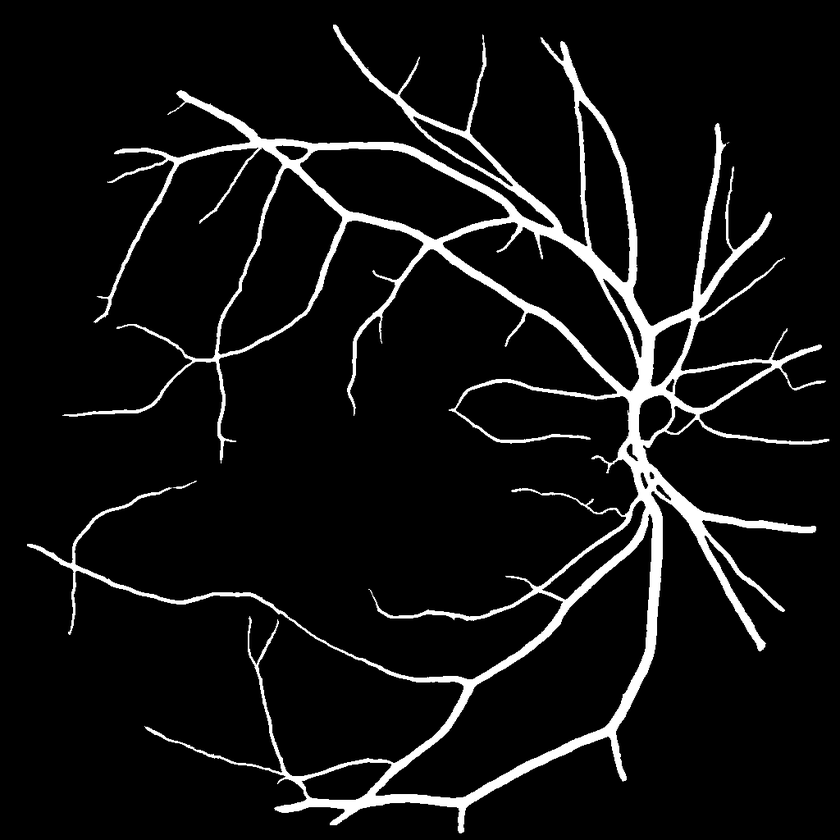
#> input picture molong-resource/true_3044_e03e0573e1ea98fe3f48.png, 840 x 840 px, shrunk from 1024 x 1024 before the run, found by its file name
$ jupyter execute --allow-errors '角点检测.ipynb'
#> lines starting #> are read from the running program, lines starting #| are printed output that depends on the picture
[cell 1]
import numpy as np
import cv2 as cv
from matplotlib import pyplot as plt

# 1.读取图像
# 1. 读取图像
image_path = '/home/pxl/myProject/血管分割/RawData/FIVES-rawData/train/Original/51_A.png'  # 确保路径正确
image = cv.imread(image_path)

# 检查图像是否加载成功
#> (the rest of this cell did not finish here and is left out)

[cell 2]
# 读取第二张图像
image_path2 = '/home/pxl/myProject/血管分割/molong-深度插值/molong-resource/true_3044_e03e0573e1ea98fe3f48.png'  # 确保路径正确
image2 = cv.imread(image_path2)
#> image2 is the input picture: shape (840, 840, 3); min 0, max 255, mean 18

# 检查图像是否加载成功
if image2 is None:
    raise ValueError(f"图像未能加载成功，请检查路径是否正确: {image_path2}")

# 转换为灰度图像
gray_image2 = cv.cvtColor(image2, cv.COLOR_BGR2GRAY)

# Fast角点检测
fast_type = cv.FAST_FEATURE_DETECTOR_TYPE_9_16  # 选择邻域类型

fast2 = cv.FastFeatureDetector_create(threshold=200,type=fast_type)
kp2 = fast2.detect(image2, None)
#> kp2 = 161 keypoints; strongest (x, y, size): (450, 410, 7), (27, 545, 7), (483, 36, 7), (115, 152, 7)
img4 = cv.drawKeypoints(image2, kp2, None, color=(0, 0, 255))

# 输出默认参数
print("Threshold：{}".format(fast2.getThreshold()))
print("nonmaxSuppression：{}".format(fast2.getNonmaxSuppression()))
print("neighborhood：{}".format(fast2.getType()))
print("Total Keypoints with nonmaxSuppression：{}".format(len(kp2)))
#| Total Keypoints with nonmaxSuppression：161

# 关闭非极大值抑制
fast2.setNonmaxSuppression(0)
kp2 = fast2.detect(image2, None)
#> kp2 = 486 keypoints; strongest (x, y, size): (333, 25, 7), (334, 25, 7), (335, 25, 7), (333, 26, 7)
print("Total Keypoints without nonmaxSuppression：{}".format(len(kp2)))
#| Total Keypoints without nonmaxSuppression：486
img5 = cv.drawKeypoints(image2, kp2, None, color=(0, 0, 255))
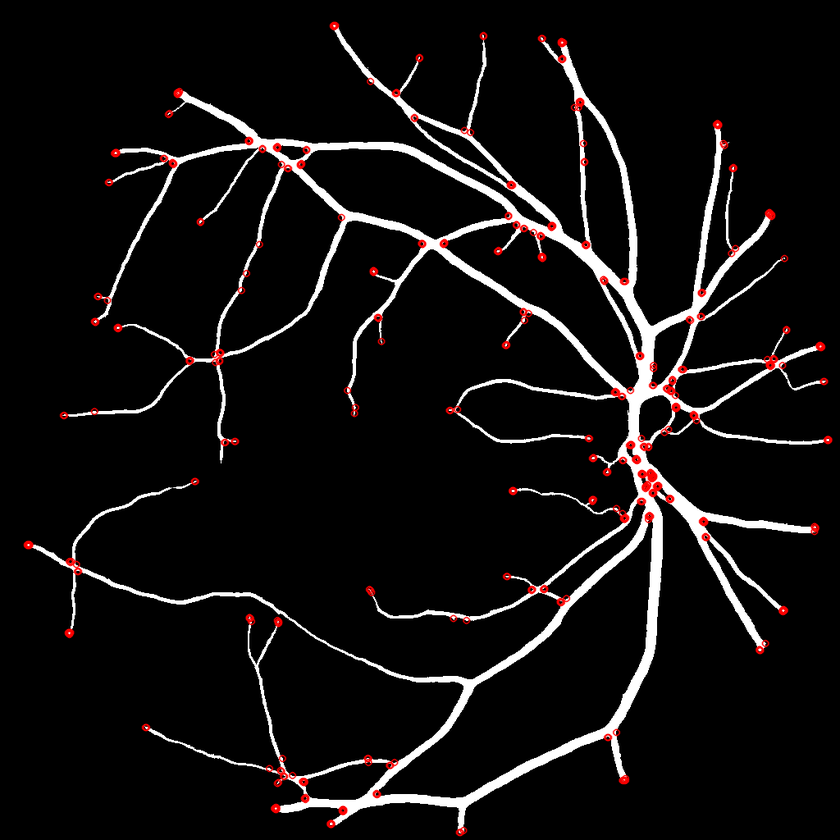
#> img5: shape (840, 840, 3); mean B, G, R 16.8, 16.8, 19.3

# 绘制图像
fig, axes = plt.subplots(nrows=1, ncols=2, figsize=(25, 15), dpi=100)
axes[0].imshow(img4[:, :, ::-1])
axes[0].set_title("加入非极大值抑制")
axes[1].imshow(img5[:, :, ::-1])
axes[1].set_title("未加入非极大值抑制")
plt.show()
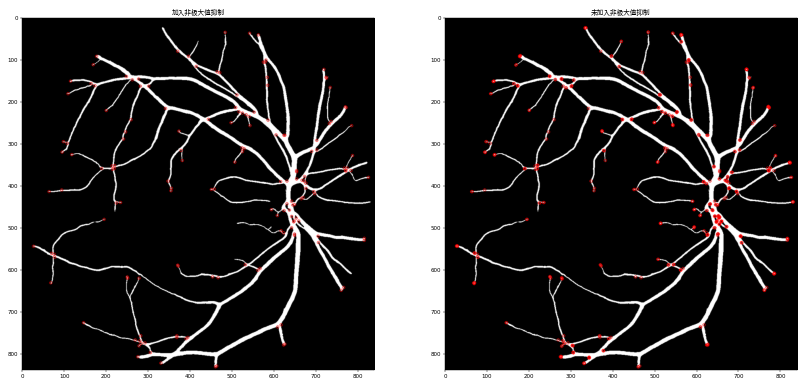
#> figure drawn by matplotlib, 2 panels

$ run again, with molong-resource/10_pred_孔洞处理后的.png copied over molong-resource/true_3044_e03e0573e1ea98fe3f48.png
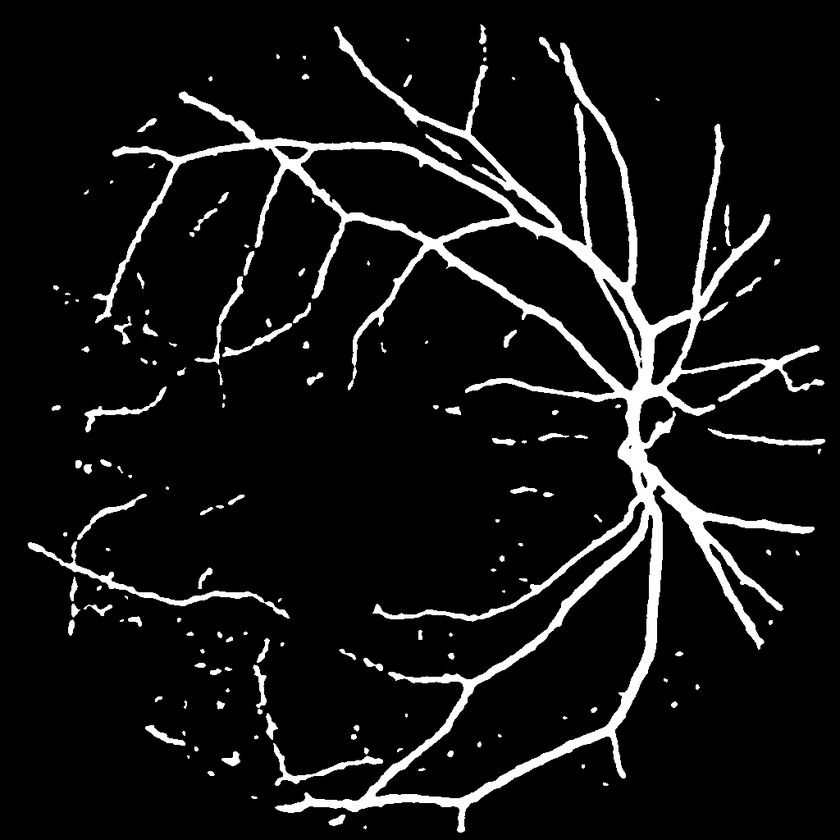
#> input picture molong-resource/10_pred_孔洞处理后的.png, 840 x 840 px, shrunk from 1024 x 1024 before the run, found by its file name
#> image2 is the input picture: shape (840, 840, 3); min 0, max 255, mean 20
#> `kp2 = fast2.detect(image2, None)`: kp2 = 504 keypoints; strongest (x, y, size): (485, 59, 7), (223, 354, 7), (494, 439, 7), (406, 39, 7)
#> `img4 = cv.drawKeypoints(image2, kp2, None, color=(0, 0, 255))`:
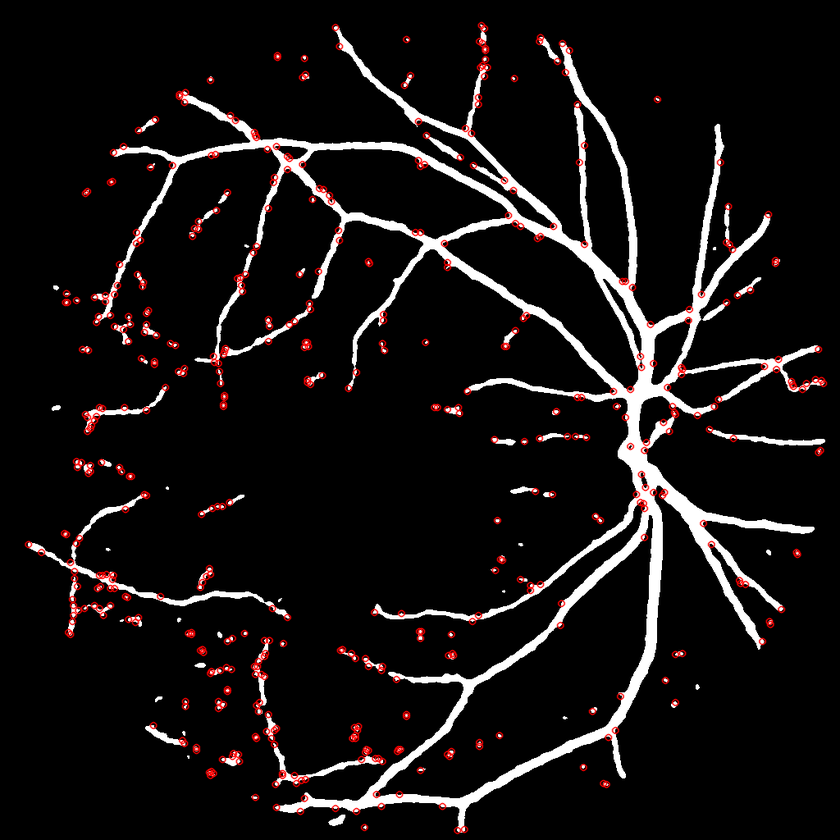
#> img4: shape (840, 840, 3); mean B, G, R 18.6, 18.6, 22.5
#| Total Keypoints with nonmaxSuppression：504
#> `kp2 = fast2.detect(image2, None)`: kp2 = 2037 keypoints; strongest (x, y, size): (481, 25, 7), (481, 26, 7), (334, 27, 7), (335, 27, 7)
#| Total Keypoints without nonmaxSuppression：2037
#> `plt.show()`:
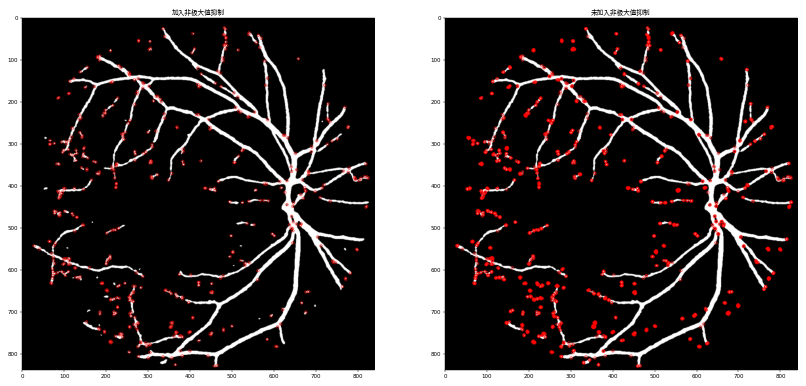
#> figure drawn by matplotlib, 2 panels
